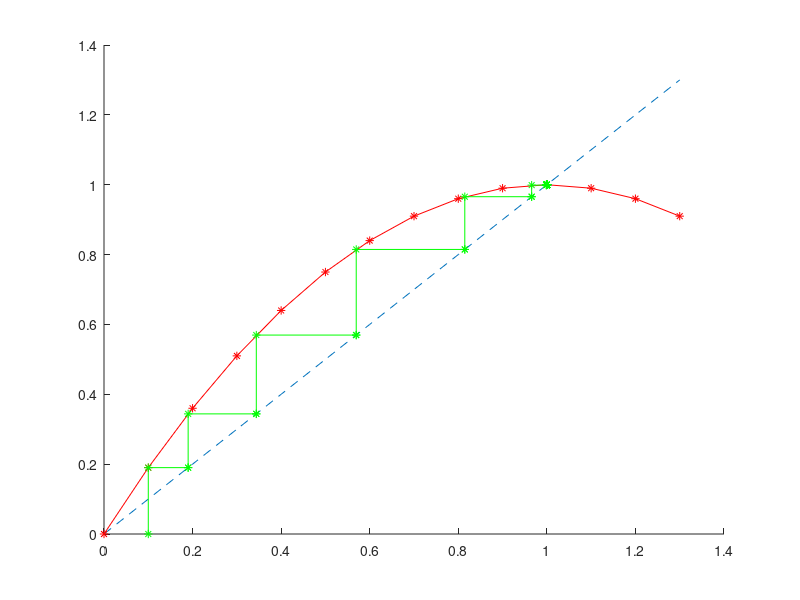

Write MATLAB code to recreate this figure.
hold on

Xk = 0: 0.1: 1.39;
plot(Xk, Xk, '--');

r = 1;
Yk = Xk + r*Xk.*(1-Xk);    
plot(Xk, Yk, '-*r');

SetX = zeros(1,3);
SetY = zeros(1,3);
SetX(1,1) = 0.1;
SetY(1,1) = 0;
i = 0;
while (i < 1000)
 SetX(1,2) = SetX(1,1);
 SetY(1,2) = SetX(1,2) + r*SetX(1,2).*(1-SetX(1,2)); 
 SetX(1,3) = SetY(1,2);
 SetY(1,3) = SetY(1,2);
 plot(SetX, SetY,'-*g');
 SetX(1,1) = SetY(1,3);
 SetY(1,1) = SetY(1,3);
 i = i + 1;
end

hold off

